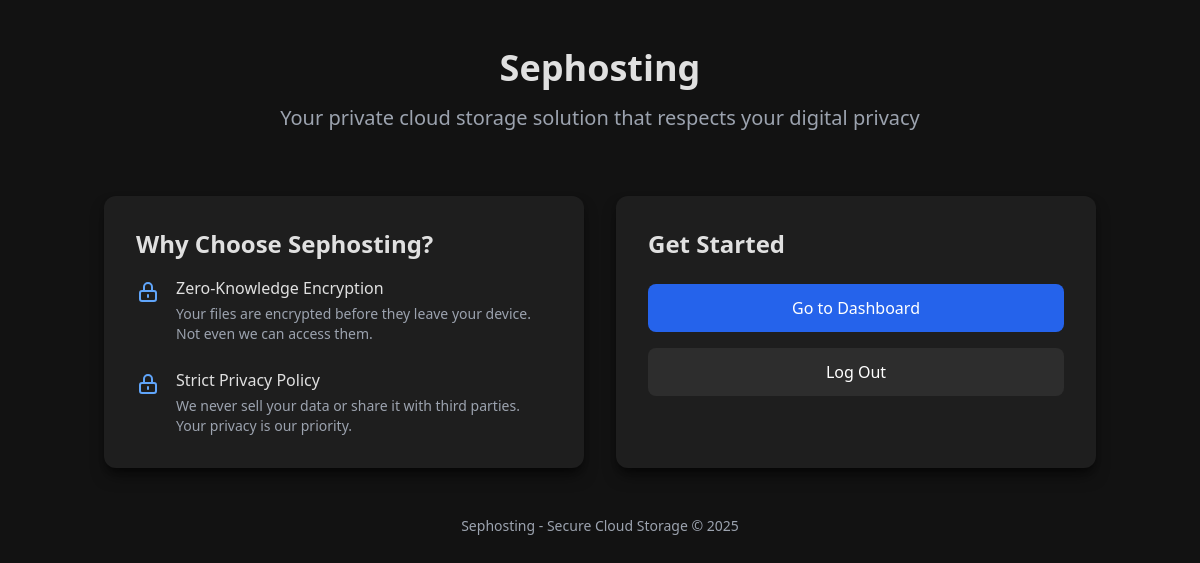
/ (signed in), run on the app's committed database.
### models.py (models this page shows, shortened)
class BaseModel(db.Model):
    __abstract__ = True
    id = db.Column(db.String(36), primary_key=True, default=lambda: str(uuid.uuid4()), unique=True, nullable=False)

class SiteSettings(BaseModel):
    setting_key = db.Column(db.String(100), unique=True, nullable=False)
    setting_value = db.Column(db.Text, nullable=True)
    updated_at = db.Column(db.DateTime, default=datetime.utcnow, onupdate=datetime.utcnow)
    @classmethod
    def get_setting(cls, key, default=None):
        setting = cls.query.filter_by(setting_key=key).first()
        if setting:
            return setting.setting_value
        return default

class IconSettings(BaseModel):
    icon_key = db.Column(db.String(100), unique=True, nullable=False)
    icon_svg = db.Column(db.Text, nullable=False)  # Store SVG code
    updated_at = db.Column(db.DateTime, default=datetime.utcnow, onupdate=datetime.utcnow)
    @classmethod
    def get_icon(cls, key, default=None):
        icon = cls.query.filter_by(icon_key=key).first()
        if icon:
            return icon.icon_svg
        return default

### app.py (the view)
@app.route('/')
def home():
    site_settings = {
        'site_title': SiteSettings.get_setting('site_title', 'Sephosting'),
        'site_description': SiteSettings.get_setting('site_description', 'Your private cloud storage solution that respects your digital privacy'),
        'feature_1_title': SiteSettings.get_setting('feature_1_title', 'Zero-Knowledge Encryption'),
        'feature_1_description': SiteSettings.get_setting('feature_1_description', 'Your files are encrypted before they leave your device. Not even we can access them.'),
        'feature_2_title': SiteSettings.get_setting('feature_2_title', 'Strict Privacy Policy'),
        'feature_2_description': SiteSettings.get_setting('feature_2_description', 'We never sell your data or share it with third parties. Your privacy is our priority.'),
        'footer_text': SiteSettings.get_setting('footer_text', 'Sephosting - Secure Cloud Storage')
    }
    icon_settings = {
        'feature_1_icon': IconSettings.get_icon('feature_1_icon', '<svg class="w-5 h-5 sm:w-6 sm:h-6" fill="none" stroke="currentColor" viewBox="0 0 24 24"><path stroke-linecap="round" stroke-linejoin="round" stroke-width="2" d="M9 12l2 2 4-4m6 2a9 9 0 11-18 0 9 9 0 0118 0z"></path></svg>'),
        'feature_2_icon': IconSettings.get_icon('feature_2_icon', '<svg class="w-5 h-5 sm:w-6 sm:h-6" fill="none" stroke="currentColor" viewBox="0 0 24 24"><path stroke-linecap="round" stroke-linejoin="round" stroke-width="2" d="M12 15v2m-6 4h12a2 2 0 002-2v-6a2 2 0 00-2-2H6a2 2 0 00-2 2v6a2 2 0 002 2zm10-10V7a4 4 0 00-8 0v4h8z"></path></svg>')
    }
    return render_template('home.html', now=datetime.utcnow(), settings=site_settings, icons=icon_settings)

### app.py (called while the page is built, shortened)
@app.context_processor
def inject_csrf_token():
    return {'csrf_token': lambda: generate_csrf()}

@app.before_request
def enforce_session_security():
    if request.endpoint in {'static'} or request.endpoint is None:
        return None
    session.permanent = True
    app.permanent_session_lifetime = timedelta(minutes=30)
    session.modified = True
    if not current_user.is_authenticated:
        return None
    last_activity = session.get('last_activity')
    now_ts = int(time.time())
    session['last_activity'] = now_ts

@login_manager.user_loader
def load_user(user_id):
    user = User.query.get(user_id)
    if user is None:
        return None
    return user

### templates/home.html (shortened to what this page needs)
<!DOCTYPE html>
<html lang="en" class="dark">
<head>
    <script src="https://cdn.tailwindcss.com"></script>
    <link rel="stylesheet" href="{{ url_for('static', filename='style.css') }}">
</head>
<body class="bg-dark-900 text-gray-100 min-h-screen">
    <div class="container mx-auto px-4 py-8 sm:py-12">
        <header class="text-center mb-8 sm:mb-16">
            <h1 class="text-3xl sm:text-4xl font-bold mb-3 sm:mb-4">{{ settings.site_title }}</h1>
            <p class="text-lg sm:text-xl text-gray-400 max-w-2xl mx-auto">
                {{ settings.site_description }}
            </p>
        </header>
        <main class="grid grid-cols-1 md:grid-cols-2 gap-6 sm:gap-8 max-w-6xl mx-auto">
            <div class="bg-dark-800 p-6 sm:p-8 rounded-xl shadow-xl">
                <h2 class="text-xl sm:text-2xl font-bold mb-4">Why Choose Sephosting?</h2>
                <div class="space-y-4 sm:space-y-6">
                    <div class="flex items-start gap-3 sm:gap-4">
                        <div class="mt-1 text-blue-400">
                            {{ icons.feature_1_icon | safe }}
                        </div>
                        <div>
                            <h3 class="font-medium mb-1">{{ settings.feature_1_title }}</h3>
                            <p class="text-gray-400 text-sm">{{ settings.feature_1_description }}</p>
                        </div>
                    </div>
                    <div class="flex items-start gap-3 sm:gap-4">
                        <div class="mt-1 text-blue-400">
                            {{ icons.feature_2_icon | safe }}
                        </div>
                        <div>
                            <h3 class="font-medium mb-1">{{ settings.feature_2_title }}</h3>
                            <p class="text-gray-400 text-sm">{{ settings.feature_2_description }}</p>
                        </div>
                    </div>
                </div>
            </div>
            <div class="bg-dark-800 p-6 sm:p-8 rounded-xl shadow-xl">
                <h2 class="text-xl sm:text-2xl font-bold mb-4 sm:mb-6">Get Started</h2>
            {% if not current_user.is_authenticated %}
                <div class="space-y-3 sm:space-y-4">
                    <a href="{{ url_for('register') }}" class="block w-full bg-blue-600 hover:bg-blue-700 text-white text-center py-2 sm:py-3 px-4 sm:px-6 rounded-lg transition-colors duration-300">
                        Create Free Account
                    </a>
                    <p class="text-center text-gray-400 text-sm">
                        Already have an account?
                        <a href="{{ url_for('login') }}" class="text-blue-400 hover:text-blue-300 transition-colors">Sign In</a>
                    </p>
                </div>
                {% else %}
                <div class="space-y-3 sm:space-y-4">
                    <a href="{{ url_for('dashboard') }}" class="block w-full bg-blue-600 hover:bg-blue-700 text-white text-center py-2 sm:py-3 px-4 sm:px-6 rounded-lg transition-colors duration-300">
                        Go to Dashboard
                    </a>
                    <a href="{{ url_for('logout') }}" class="block w-full bg-dark-700 hover:bg-dark-600 text-white text-center py-2 sm:py-3 px-4 sm:px-6 rounded-lg transition-colors duration-300">
                        Log Out
                    </a>
                </div>
                {% endif %}
            </div>
        </main>
        <footer class="mt-8 sm:mt-12 text-center text-gray-400 text-sm">
            <p>{{ settings.footer_text }} &copy; {{ now.year }}</p>
        </footer>
    </div>
</body>
</html>

### static/style.css (style rules this page uses)
:root { --dark-bg-primary: #121212; --dark-bg-secondary: #1e1e1e; --dark-bg-tertiary: #2d2d2d; --dark-text-primary: #e0e0e0; --dark-text-secondary: #a0a0a0; --dark-border: #333333; --dark-accent: #3366cc; --dark-accent-hover: #2a52a3; --breakpoint-sm: 640px; --breakpoint-md: 768px; --breakpoint-lg: 1024px; --breakpoint-xl: 1280px; }
html.dark, html.dark body { background-color: var(--dark-bg-primary); color: var(--dark-text-primary); }
.grid > div { animation: fadeIn 0.3s ease-out; }
* { transition: background-color 0.2s ease, color 0.2s ease, border-color 0.2s ease, box-shadow 0.2s ease; }
.dark .shadow-xl { box-shadow: 0 10px 15px -3px rgba(0, 0, 0, 0.5), 0 4px 6px -2px rgba(0, 0, 0, 0.4); }

### data on the page
SiteSettings: site_title "Sephosting"
SiteSettings: site_description "Your private cloud storage solution that respects your digital privacy"
SiteSettings: feature_1_title "Zero-Knowledge Encryption"
SiteSettings: feature_1_description "Your files are encrypted before they leave your device. Not even we can access them."
SiteSettings: feature_2_title "Strict Privacy Policy"
SiteSettings: feature_2_description "We never sell your data or share it with third parties. Your privacy is our priority."
SiteSettings: footer_text "Sephosting - Secure Cloud Storage"
